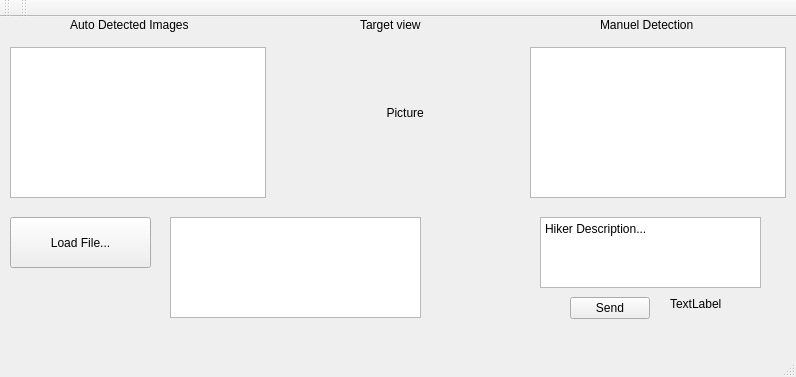
<?xml version="1.0" encoding="UTF-8"?>
<ui version="4.0">
 <class>MainWindow</class>
 <widget class="QMainWindow" name="MainWindow">
  <property name="geometry">
   <rect>
    <x>0</x>
    <y>0</y>
    <width>796</width>
    <height>377</height>
   </rect>
  </property>
  <property name="windowTitle">
   <string>MainWindow</string>
  </property>
  <widget class="QWidget" name="centralWidget">
   <widget class="QLabel" name="label_pic">
    <property name="geometry">
     <rect>
      <x>330</x>
      <y>20</y>
      <width>191</width>
      <height>151</height>
     </rect>
    </property>
    <property name="text">
     <string>                 Picture</string>
    </property>
   </widget>
   <widget class="QPushButton" name="pushButton">
    <property name="geometry">
     <rect>
      <x>570</x>
      <y>280</y>
      <width>80</width>
      <height>22</height>
     </rect>
    </property>
    <property name="text">
     <string>Send</string>
    </property>
   </widget>
   <widget class="QTextEdit" name="textEdit">
    <property name="geometry">
     <rect>
      <x>540</x>
      <y>200</y>
      <width>221</width>
      <height>71</height>
     </rect>
    </property>
    <property name="html">
     <string>&lt;!DOCTYPE HTML PUBLIC &quot;-//W3C//DTD HTML 4.0//EN&quot; &quot;http://www.w3.org/TR/REC-html40/strict.dtd&quot;&gt;
&lt;html&gt;&lt;head&gt;&lt;meta name=&quot;qrichtext&quot; content=&quot;1&quot; /&gt;&lt;style type=&quot;text/css&quot;&gt;
p, li { white-space: pre-wrap; }
&lt;/style&gt;&lt;/head&gt;&lt;body style=&quot; font-family:'Sans Serif'; font-size:9pt; font-weight:400; font-style:normal;&quot;&gt;
&lt;p style=&quot; margin-top:0px; margin-bottom:0px; margin-left:0px; margin-right:0px; -qt-block-indent:0; text-indent:0px;&quot;&gt;Hiker Description...&lt;/p&gt;&lt;/body&gt;&lt;/html&gt;</string>
    </property>
   </widget>
   <widget class="QLabel" name="label">
    <property name="geometry">
     <rect>
      <x>670</x>
      <y>280</y>
      <width>59</width>
      <height>14</height>
     </rect>
    </property>
    <property name="text">
     <string>TextLabel</string>
    </property>
   </widget>
   <widget class="QLabel" name="label_2">
    <property name="geometry">
     <rect>
      <x>70</x>
      <y>0</y>
      <width>141</width>
      <height>16</height>
     </rect>
    </property>
    <property name="text">
     <string>Auto Detected Images</string>
    </property>
   </widget>
   <widget class="QLabel" name="label_3">
    <property name="geometry">
     <rect>
      <x>600</x>
      <y>0</y>
      <width>111</width>
      <height>16</height>
     </rect>
    </property>
    <property name="text">
     <string>Manuel Detection</string>
    </property>
   </widget>
   <widget class="QLabel" name="label_4">
    <property name="geometry">
     <rect>
      <x>360</x>
      <y>0</y>
      <width>81</width>
      <height>16</height>
     </rect>
    </property>
    <property name="text">
     <string>Target view</string>
    </property>
   </widget>
   <widget class="QListView" name="listView">
    <property name="geometry">
     <rect>
      <x>10</x>
      <y>30</y>
      <width>256</width>
      <height>151</height>
     </rect>
    </property>
   </widget>
   <widget class="QListView" name="listView_2">
    <property name="geometry">
     <rect>
      <x>530</x>
      <y>30</y>
      <width>256</width>
      <height>151</height>
     </rect>
    </property>
   </widget>
   <widget class="QPushButton" name="pushButton_2">
    <property name="geometry">
     <rect>
      <x>10</x>
      <y>200</y>
      <width>141</width>
      <height>51</height>
     </rect>
    </property>
    <property name="text">
     <string>Load File...</string>
    </property>
   </widget>
   <widget class="QTextBrowser" name="textBrowser">
    <property name="geometry">
     <rect>
      <x>170</x>
      <y>200</y>
      <width>251</width>
      <height>101</height>
     </rect>
    </property>
   </widget>
  </widget>
  <widget class="QMenuBar" name="menuBar">
   <property name="geometry">
    <rect>
     <x>0</x>
     <y>0</y>
     <width>796</width>
     <height>19</height>
    </rect>
   </property>
  </widget>
  <widget class="QToolBar" name="mainToolBar">
   <attribute name="toolBarArea">
    <enum>TopToolBarArea</enum>
   </attribute>
   <attribute name="toolBarBreak">
    <bool>false</bool>
   </attribute>
  </widget>
  <widget class="QStatusBar" name="statusBar"/>
  <widget class="QToolBar" name="toolBar">
   <property name="windowTitle">
    <string>toolBar</string>
   </property>
   <attribute name="toolBarArea">
    <enum>TopToolBarArea</enum>
   </attribute>
   <attribute name="toolBarBreak">
    <bool>false</bool>
   </attribute>
  </widget>
 </widget>
 <layoutdefault spacing="6" margin="11"/>
 <resources/>
 <connections/>
</ui>
